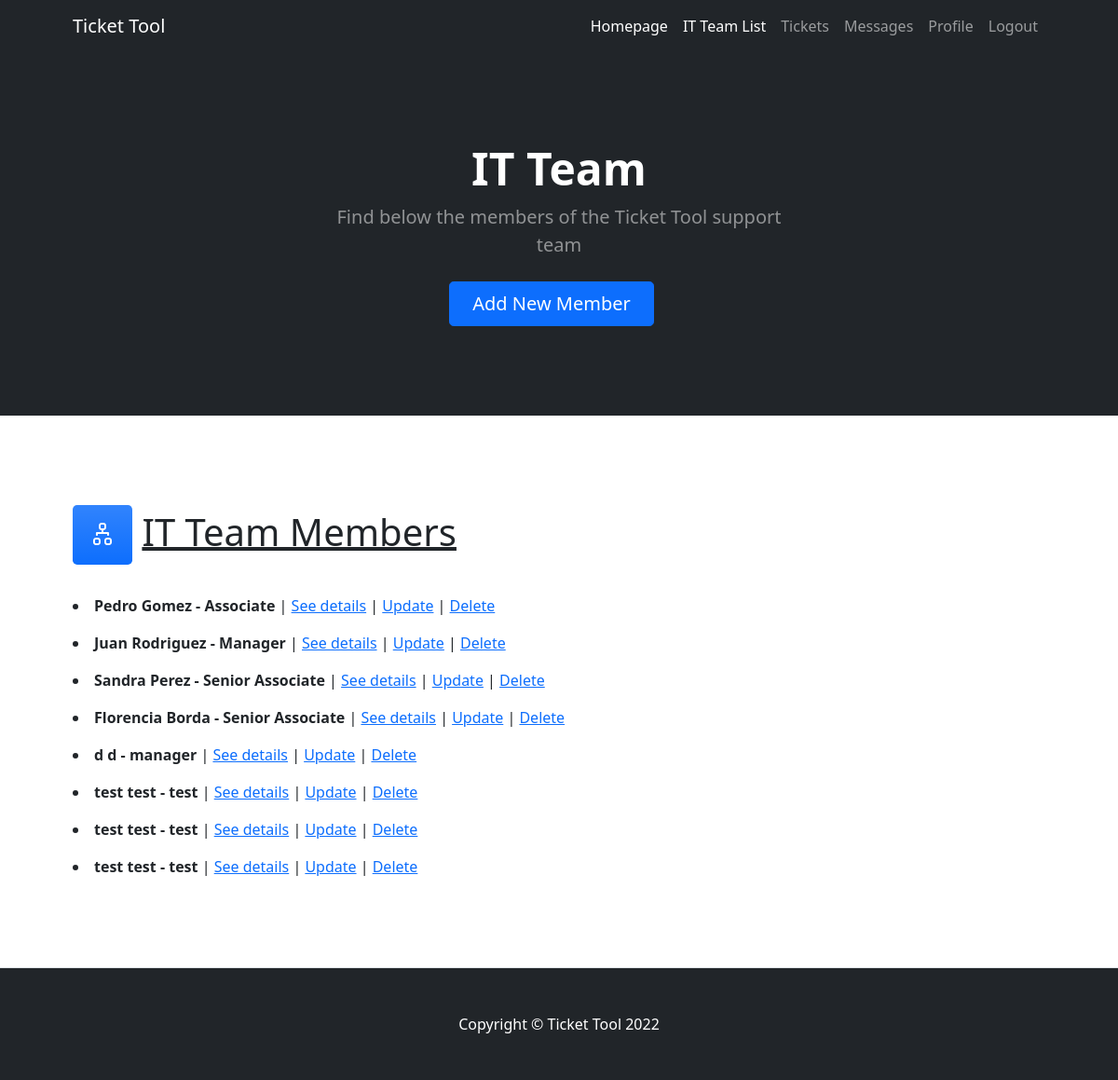
The app's page /AppIT_Team/list/, older data.
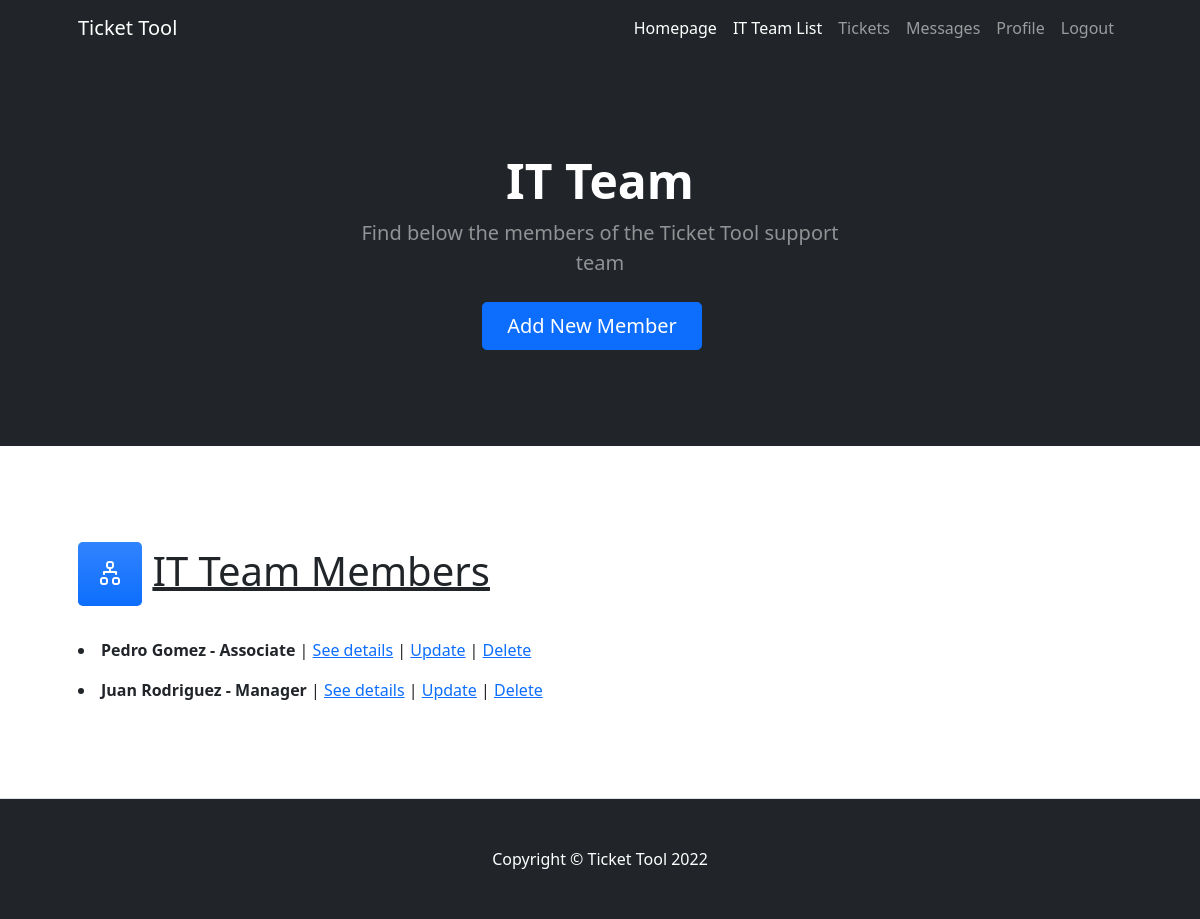
The same page, newer data.
### AppIT_Team/models.py (models this page shows)
class IT_Member(models.Model):
    name=models.CharField(max_length=50)
    lastname=models.CharField(max_length=50)
    email=models.EmailField()
    jobtitle=models.CharField(max_length=50)
    is_staff=1
    def __str__(self):
        return f"{self.name} {self.lastname} - {self.jobtitle}"

### AppIT_Team/views.py (the view)
# urls.py: path("list/",IT_TeamList.as_view(),name="IT_Team_List"),
class IT_TeamList(ListView):
    model=IT_Member
    template_name="AppIT_Team/it_team_list.html"

### AppIT_Team/templates/AppIT_Team/it_team_list.html (shortened to what this page needs)
{% extends 'AppIT_Team/it_team.html' %}
{% block header %}
<h1 class="display-5 fw-bolder text-white mb-2">IT Team</h1>
<p class="lead text-white-50 mb-4">Find below the members of the Ticket Tool support team</p>
<div class="d-grid gap-3 d-sm-flex justify-content-sm-center">
    <a class="btn btn-primary btn-lg px-4 me-sm-3" href="{% url 'IT_Team_Create' %}">Add New Member</a>
{% endblock header %}
{% block content %}
<section class="py-5 border-bottom" id="features">
    <div class="container px-5 my-5">
    <h1><div class="feature bg-primary bg-gradient text-white rounded-3 mb-3"><i class="bi-diagram-2"></i></div>     <u>IT Team Members</u></h1>
                {% for member in object_list %}
                <p><li><b>{{member}}</b> | <a href="{% url 'IT_Team_Detail' member.pk %}">See details</a> | <a href="{% url 'IT_Team_Update' member.pk %}">Update</a> | <a href="{% url 'IT_Team_Delete' member.pk %}">Delete </a></li></p>
                {% endfor %}
    </div>
</section>
{% endblock content %}

Row changes from the older to the newer data that the page shows:
removed IT_Member: name+lastname+jobtitle "Sandra Perez - Senior Associate"
removed IT_Member: name+lastname+jobtitle "Florencia Borda - Senior Associate"
removed IT_Member: name+lastname+jobtitle "d d - manager"
removed IT_Member: name+lastname+jobtitle "test test - test"
removed IT_Member: name+lastname+jobtitle "test test - test"
removed IT_Member: name+lastname+jobtitle "test test - test"
